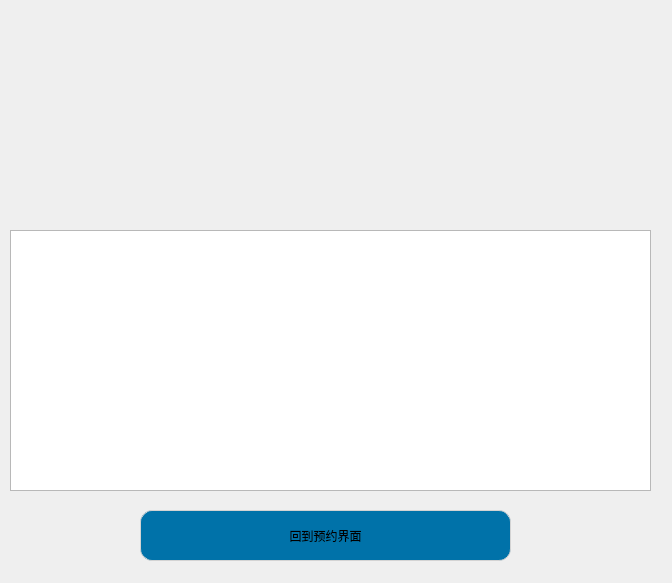
<?xml version="1.0" encoding="UTF-8"?>
<ui version="4.0">
 <class>myreservation</class>
 <widget class="QWidget" name="myreservation">
  <property name="geometry">
   <rect>
    <x>0</x>
    <y>0</y>
    <width>672</width>
    <height>583</height>
   </rect>
  </property>
  <property name="windowTitle">
   <string>我的预约</string>
  </property>
  <widget class="QPushButton" name="pushButton">
   <property name="geometry">
    <rect>
     <x>140</x>
     <y>510</y>
     <width>371</width>
     <height>51</height>
    </rect>
   </property>
   <property name="styleSheet">
    <string notr="true">#pushButton{border:1px solid rgb(211,211,211); border-radius:12px;background-color: rgb(0, 114, 169);
}

</string>
   </property>
   <property name="text">
    <string>回到预约界面</string>
   </property>
  </widget>
  <widget class="QWidget" name="widget_4" native="true">
   <property name="geometry">
    <rect>
     <x>10</x>
     <y>10</y>
     <width>641</width>
     <height>201</height>
    </rect>
   </property>
   <property name="styleSheet">
    <string notr="true">#widget_4 {
background-image: url(:/new/prefix1/UIImages/hust1.png);
border-radius:5px;
}
</string>
   </property>
  </widget>
  <widget class="QTableWidget" name="reserveTable">
   <property name="geometry">
    <rect>
     <x>10</x>
     <y>230</y>
     <width>641</width>
     <height>261</height>
    </rect>
   </property>
  </widget>
 </widget>
 <resources/>
 <connections/>
</ui>
